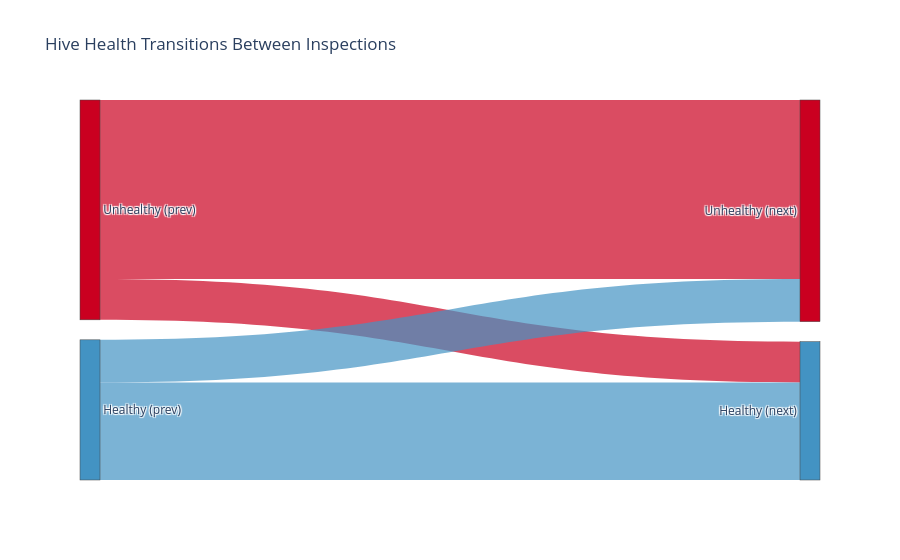

Notebook code cell kept with this figure:
### Code cell
# Define nodes and links
labels = ['Unhealthy (prev)', 'Healthy (prev)', 'Unhealthy (next)', 'Healthy (next)']

# Map from your transition table to indices in `labels`
label_to_index = {
    (0, 0): (0, 2),
    (0, 1): (0, 3),
    (1, 0): (1, 2),
    (1, 1): (1, 3)
}

sources = []
targets = []
values = []

for _, row in transition_counts.iterrows():
    src, tgt = label_to_index[(int(row['Healthy']), int(row['Next_Healthy']))]
    sources.append(src)
    targets.append(tgt)
    values.append(row['Count'])

# Build Sankey figure
fig = go.Figure(data=[go.Sankey(
    node=dict(
        pad=20,
        thickness=20,
        label=labels,
        color=['rgba(202,0,32,1)', 'rgba(67,147,195,1)','rgba(202,0,32,1)', 'rgba(67,147,195,1)']  # red=unhealthy, blue=healthy
    ),
    link=dict(
        source=sources,
        target=targets,
        value=values,
        color=['rgba(202,0,32,0.7)' if s in [0,2] else 'rgba(67,147,195,0.7)' for s in sources]
    )
)])

fig.update_layout(title_text="Hive Health Transitions Between Inspections", font_size=12)
fig.show()

### Figure 1 — Plotly figure (JSON) as saved in the notebook; plotly's stock layout.template omitted (floating-point values rounded to 4 significant figures)
{"data": [{"link": {"color": ["rgba(202,0,32,0.7)", "rgba(202,0,32,0.7)", "rgba(67,147,195,0.7)", "rgba(67,147,195,0.7)"], "source": [0, 0, 1, 1], "target": [2, 3, 2, 3], "value": [870, 198, 207, 474]}, "node": {"color": ["rgba(202,0,32,1)", "rgba(67,147,195,1)", "rgba(202,0,32,1)", "rgba(67,147,195,1)"], "label": ["Unhealthy (prev)", "Healthy (prev)", "Unhealthy (next)", "Healthy (next)"], "pad": 20, "thickness": 20}, "type": "sankey"}], "layout": {"font": {"size": 12}, "title": {"text": "Hive Health Transitions Between Inspections"}}}
